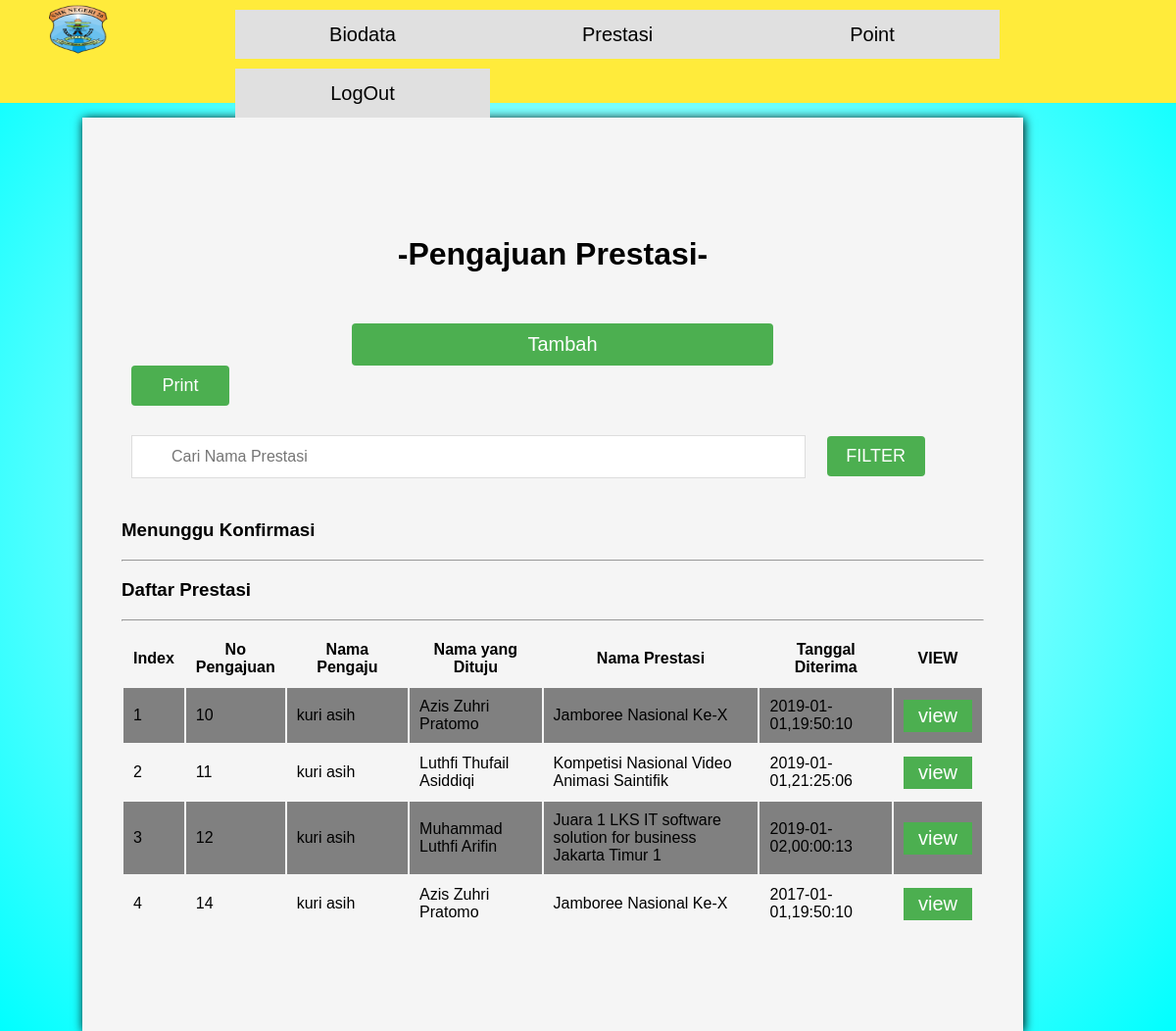
The app's page /Prestasi.php (signed in) with its own data.
### tables this page shows
CREATE TABLE `prestasi_prestasi` (
  `iPrestasiId` bigint(20) NOT NULL,
  `iPengajuId` bigint(20) NOT NULL,
  `iPengajuNi` bigint(20) NOT NULL,
  `vcPengajuNama` varchar(255) NOT NULL,
  `iDitujuId` bigint(20) NOT NULL,
  `iDitujuNISN` bigint(20) NOT NULL,
  `vcDitujuNama` varchar(255) NOT NULL,
  `iPrestasi` bigint(20) DEFAULT NULL,
  `vcPrestasiNama` varchar(255) NOT NULL,
  `vcLembagaPemberi` varchar(255) NOT NULL,
  `vcNoSertifikat` varchar(255) DEFAULT NULL,
  `vcKatagori` varchar(255) NOT NULL,
  `vcTingkatPrestasi` varchar(255) DEFAULT NULL,
  `vcKeterangan` varchar(255) DEFAULT NULL,
  `lbLampiran` longblob,
  `dtDiajajukan` varchar(255) NOT NULL,
  `dtDIterima` varchar(255) DEFAULT NULL,
  `vcStatus` varchar(255) NOT NULL,
  `iDiterima` bigint(20) DEFAULT NULL,
  `iPenambahanPoint` int(11) DEFAULT NULL,
  `iPointAkhir` int(11) DEFAULT NULL
);

### Prestasi.php (the view, shortened to what this page needs)
<?php
include('PHP/connection.php');
if($_SESSION['STATUS']=="siswa"){
  echo '
  <div class="NavigatorMenu">
    <div id="NavigatorKiri">
      <a href="INDEX.php"><img src="IMG&LOGO/Logo SMKN 26 Jakarta.png"></a>
    </div>
    <div id="NavigatorKanan">
      <ul>
        <li><a id="marginmenu" href="Biodata.php">Biodata</a>
        </li>
        <li><a id="marginmenu" href="RiwayatPrestasi.php">Prestasi</a>
        <ul>
                    <li id="menu21"><a href="Prestasi.php">Pengajuan Prestasi</a></li>
                </ul>
        </li>
        <li><a id="marginmenu" href="Riwayatpoint.php">Point</a>
        </li>
        </li>
        <li><a href="PHP/logout.php">LogOut</a></li>
      </ul>
    </div>
  </div>
  ';
}elseif ($_SESSION['STATUS']=="guru") {
  echo '
  <div class="NavigatorMenu">
    <div id="NavigatorKiri">
      <a href="INDEX.php"><img src="IMG&LOGO/Logo SMKN 26 Jakarta.png"></a>
    </div>
    <div id="NavigatorKanan">
      <ul>
        <li><a id="marginmenu" href="Biodata.php">Biodata</a>
          <ul>
                  <li id="menu11"><a href="datasiswa.php">Data Siswa</a></li>
                  <li id="menu12"><a href="dataguru.php">Data Guru</a></li>
                  <li id="menu13"><a href="dataadmin.php">Data Admin</a></li>
                  <li id="menu14"><a href="BiodataKelas.php">Data Kelas</a></li>
                  <li id="menu15"><a href="Biodatainstansi.php">Data Instansi</a></li>
                  <li id="menu16"><a href="DataPelanggaran.php">Data Pelanggaran</a></li>
               </ul>
        </li>
        <li><a id="marginmenu" href="RiwayatPrestasi.php">Prestasi</a>
          <ul>
                    <li id="menu21"><a href="Prestasi.php">Pengajuan Prestasi</a></li>
                </ul>
        </li>
        <li><a id="marginmenu" href="Riwayatpoint.php">Point</a>
          <ul>
                    <li id="menu31"><a href="point.php">Pengajuan point</a></li>
                </ul>
        </li>
        </li>
        <li><a href="PHP/logout.php">LogOut</a></li>
      </ul>
    </div>
  </div>
  ';
}
 ?>
<!DOCTYPE html>
<html lang="en">
<head>
  <link rel="stylesheet" href="css.css">
  <link rel="stylesheet" href="print.css">
</head>
<body>
  <div class="DataSiswa">
    <div class="Container">
      <h1>-Pengajuan Prestasi-</h1>
      <div class="TombolTombol">
        <center><button id="TombolTambah">Tambah</button></center>
        <button id="TombolPrint">Print</button>
      </div>
      <div class="SearchBox">
      <input type="text" id="myInput" onkeyup="myFunction()" placeholder="Cari Nama Prestasi" title="Type in a name">
      <button id="filterbutton" onclick="hiddenfilter()">FILTER</button>
    </div>
      <div class="DisplayData">
        <h3 onclick="hiddendata()" id="h3triger">Menunggu Konfirmasi</h3><hr>
            <?php
$fetchsql = "SELECT * FROM prestasi_prestasi WHERE vcStatus='DLY'";
?>
        <h3 onclick="hiddendata1()" id="h3triger">Daftar Prestasi</h3><hr>
        <div id="hiddendata1">
        <center>
          <table id="myTable">
            <tr>
              <th onclick="SortNumberData(1)" width="1%">Index</th>
              <th onclick="SortNumberData(2)" width="1%">No Pengajuan</th>
              <th onclick="SortStringData(3)" width="19%">Nama Pengaju</th>
              <th onclick="SortStringData(4)" width="19%">Nama yang Dituju</th>
              <th onclick="SortStringData(5)" width="40%">Nama Prestasi</th>
              <th onclick="SortStringData(6)" width="19%">Tanggal Diterima</th>
              <th width="1%">VIEW</th>
            </tr>
            <?php
            if(isset($_POST['searching'])){
              $namamurid = $_POST['namamurid'];
              $tingkatprestasi = $_POST['tingkatprestasi'];
              $katagori = $_POST['katagori'];
              $lembaga = $_POST['lembaga'];
              $tahunawal = $_POST['tahunawal'];
              $tahunakhir = $_POST['tahunakhir'];
              if(empty($tahunakhir)){
                $fetchsql = "SELECT * FROM prestasi_prestasi WHERE vcDitujuNama LIKE '%$namamurid%' AND vcKatagori LIKE '%$katagori%' AND vcTingkatPrestasi LIKE '%$tingkatprestasi%' AND vcLembagaPemberi LIKE '%$lembaga%' AND dtDIterima >= '$tahunawal' AND vcStatus='ACC'";
              }else{
              $fetchsql = "SELECT * FROM prestasi_prestasi WHERE vcDitujuNama LIKE '%$namamurid%' AND vcKatagori LIKE '%$katagori%' AND vcTingkatPrestasi LIKE '%$tingkatprestasi%' AND vcLembagaPemberi LIKE '%$lembaga%' AND dtDIterima >= '$tahunawal' AND dtDIterima <= '$tahunakhir' AND vcStatus='ACC'";
              }
            }else{
$fetchsql = "SELECT * FROM prestasi_prestasi WHERE vcStatus='ACC'";
            }
$fetchresault = $conn->query($fetchsql);
$no = 1;
if($fetchresault->num_rows>0){
  while($row = $fetchresault->fetch_assoc()) {
    echo "<tr>";
    echo "<td>".$no++."</td>";
    echo "<td>".$row["iPrestasiId"]."</td>";
    echo "<td>".$row["vcPengajuNama"]."</td>";
    echo "<td>".$row["vcDitujuNama"]."</td>";
    echo "<td>".$row["vcPrestasiNama"]."</td>";
    echo "<td>".$row["dtDIterima"]."</td>";
    echo "<td><input type='button' name='viewe' value='view' id=".$row['iPrestasiId']." class='Prestasi_view' onclick='model7()'/></td>";
    echo "</tr>";
}
echo "</table>";
} else {
echo "0 results";
}
?>
        </center>
    </div>
  </div>
</body>
</html>

### css.css (style rules this page uses)
body { margin: 0px; padding: 0; border: 0px; background-image: radial-gradient(circle, white, aqua); font-family: Arial, Helvetica, sans-serif; z-index: 0; overflow: auto; }
input:read-only { background: #E0E0E0; border: none; }
.NavigatorMenu { padding: 0px; margin: 0px; top: 0; background-color: #FFEB3B; height: 10%; width: 100%; color: white; position: fixed; z-index: 100; }
.NavigatorMenu #NavigatorKiri { float: left; display: block; height: auto; width: auto; padding: 5px; padding-left: 50px; color: white; }
.NavigatorMenu #NavigatorKanan { float: right; display: block; height: 100%; width: 80%; color: white; }
.NavigatorMenu img { height: 50px; width: 60px }
.NavigatorMenu ul { margin: 0px; padding: 0px; list-style: none; background-color: transparent; }
.NavigatorMenu ul li { float: left; width: 260px; height: auto; margin-top: 10px; text-align: center; line-height: 50px; font-size: 20px; background-color: #E0E0E0; }
.NavigatorMenu ul li a { text-decoration: none; color: #000000; display: block; }
.Container { height: auto; width: 80%; background-color: #F5F5F5; margin-left: 7%; margin-top: 10%; box-shadow: 1px 1px 10px black; padding-top: 100px; padding-left: 40px; padding-right: 40px; padding-bottom: 100px; }
.Container h1 { text-align: center; }
.Container tr th, .SemuaModal tr th { text-align: center; }
.TombolTombol { padding: 10px; margin-bottom: 10px; }
.TombolTombol #TombolTambah { height: auto; width: 50%; font-size: 20px; margin-left: 60px; margin-right: 40px; margin-top: 20px; text-align: center; background-color: #4CAF50; color: white; cursor: pointer; border: none; border-radius: 4px; padding: 10px; }
.TombolTombol #TombolPrint { height: auto; width: 100px; font-size: 18px; text-align: center; background-color: #4CAF50; color: white; cursor: pointer; border: none; border-radius: 4px; padding: 10px; }
.SearchBox { padding: 10px; width: 100%; height: auto; }
* { box-sizing: border-box; }
.SearchBox #myInput { background-position: 10px 10px; background-repeat: no-repeat; width: 80%; font-size: 16px; padding: 12px 20px 12px 40px; border: 1px solid #ddd; margin-bottom: 12px; }
#filterbutton { height: auto; width: 100px; font-size: 18px; text-align: center; background-color: #4CAF50; color: white; cursor: pointer; border: none; border-radius: 4px; padding: 10px; margin-left: 2% }
.DisplayData { margin-top: 20px; height: auto; width: 100%; }
.DisplayData input[type="button"], .SemuaModal input[type="button"], .DisplayData button, .SemuaModal button { background-color: #4CAF50; width: auto; height: auto; border: none; color: white; padding: 5px 15px; text-align: center; text-decoration: none; display: inline-block; font-size: 20px; cursor: pointer; text-decoration: none; }
.DisplayData th, .SemuaModal th { cursor: pointer; }
.DisplayData th, .SemuaModal th, .DisplayData td, .SemuaModal td { text-align: left; padding: 10px; font-size: 16px; }
.DisplayData tr:nth-child(even), .SemuaModal tr:nth-child(even) { background-color: grey; }
.DisplayData #h3triger { cursor: pointer; }

### records on screen
prestasi_prestasi: iPrestasiId "10", vcPengajuNama "kuri asih", vcDitujuNama "Azis Zuhri Pratomo", vcPrestasiNama "Jamboree Nasional Ke-X", dtDIterima "2019-01-01,19:50:10"
prestasi_prestasi: iPrestasiId "11", vcPengajuNama "kuri asih", vcDitujuNama "Luthfi Thufail Asiddiqi", vcPrestasiNama "Kompetisi Nasional Video Animasi Saintifik", dtDIterima "2019-01-01,21:25:06"
prestasi_prestasi: iPrestasiId "12", vcPengajuNama "kuri asih", vcDitujuNama "Muhammad Luthfi Arifin", vcPrestasiNama "Juara 1 LKS IT software solution for business Jakarta Timur 1", dtDIterima "2019-01-02,00:00:13"
prestasi_prestasi: iPrestasiId "14", vcPengajuNama "kuri asih", vcDitujuNama "Azis Zuhri Pratomo", vcPrestasiNama "Jamboree Nasional Ke-X", dtDIterima "2017-01-01,19:50:10"
